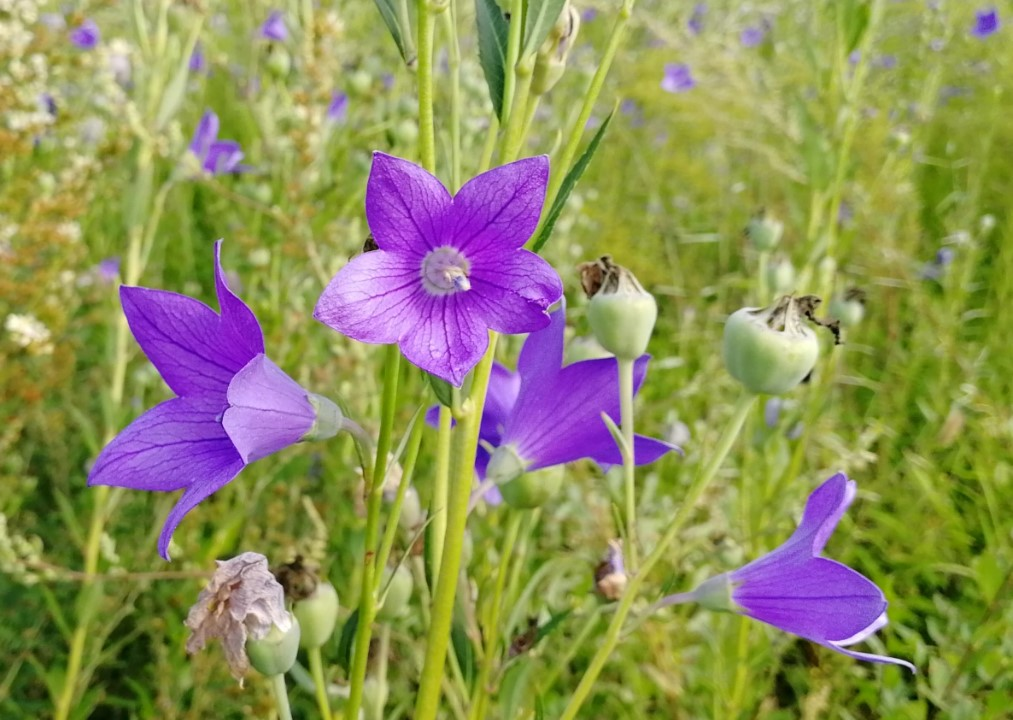
#> input picture 苍穹3号程序20261030/知觉分类模块/神经网络分类器/螺旋藻颜色识别/花朵.jpg, 1013 x 720 px
$ python SOM.py
#> lines starting #> are read from the running program, lines starting #| are printed output that depends on the picture
import numpy as np
import matplotlib.pyplot as plt
from PIL import Image

class SelfOrganizingMap:
    def __init__(self, dimensions, map_size, learning_rate=0.5, radius=1.0):
        self.dimensions = dimensions  # 输入数据维度
        self.map_size = map_size  # 网络大小，例如(10, 10)
        self.learning_rate = learning_rate
        self.radius = radius
        self.weights = np.random.rand(map_size[0], map_size[1], dimensions)

    def _find_bmu(self, sample):
        """ 找到最佳匹配单元 """
        bmu_index = None
        min_distance = float('inf')
        for i in range(self.map_size[0]):
            for j in range(self.map_size[1]):
                distance = np.linalg.norm(sample - self.weights[i, j])
                if distance < min_distance:
                    min_distance = distance
                    bmu_index = (i, j)
        return bmu_index

    def train(self, data, epochs):
        """ 训练SOM """
        for epoch in range(epochs):
            for sample in data:
                bmu_index = self._find_bmu(sample)
                for i in range(self.map_size[0]):
                    for j in range(self.map_size[1]):
                        if np.linalg.norm(np.array(bmu_index) - np.array([i, j])) <= self.radius:
                            self.weights[i, j] += self.learning_rate * (sample - self.weights[i, j])

    def get_bmu_indices(self, data):
        """ 获取每个样本的最佳匹配单元索引 """
        bmu_indices = []
        for sample in data:
            bmu_index = self._find_bmu(sample)
            bmu_indices.append(bmu_index)
        return bmu_indices

def load_image_pixels(image_path, new_size):
    """ 加载图像并提取像素值，同时调整图像大小 """
#> called with image_path = '花朵.jpg', new_size = (100, 100)
    image = Image.open(image_path).convert('RGB')
#> image is the input picture: PIL image 1013x720 RGB; mean R, G, B 142.6, 142.4, 90.6
    image = image.resize(new_size)  # 调整图像大小
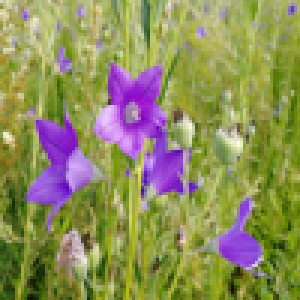
#> image: PIL image 100x100 RGB (shown 3 times larger); mean R, G, B 142.6, 142.4, 90.6
    pixels = np.array(image)
    return pixels

def visualize_som(bmu_indices, pixels):
    """ 可视化 SOM 聚类结果 """
    height, width, _ = pixels.shape

    # 检查像素数量与 BMU 索引数量是否匹配
    if len(bmu_indices) != height * width:
        raise ValueError(f"像素数量 ({height * width}) 与 BMU 索引数量 ({len(bmu_indices)}) 不匹配")

    # 将每个像素映射到其对应的 BMU
    bmu_grid = np.zeros((height, width, 2), dtype=int)
    index = 0
    for i in range(height):
        for j in range(width):
            bmu_grid[i, j] = bmu_indices[index]
            index += 1

    # 绘制 SOM 权重分布
    plt.figure(figsize=(10, 8))
    plt.imshow(pixels)

    # 在图像上绘制 BMU 索引
    for i in range(height):
        for j in range(width):
            plt.text(j, i, f"{bmu_grid[i, j]}", color='white', fontsize=6, ha='center', va='center')

    plt.title("SOM Visualization")
    plt.axis('off')
    plt.show()

# 读取图像并提取像素值
image_path = '花朵.jpg'
new_size = (100, 100)  # 设置新的图像大小
pixels = load_image_pixels(image_path, new_size)

# 创建并训练 SOM
som = SelfOrganizingMap(dimensions=3, map_size=(5, 5))
som.train(pixels.reshape(-1, 3), epochs=3)  # 将像素数据重塑为二维数组

# 获取每个像素的最佳匹配单元索引
bmu_indices = som.get_bmu_indices(pixels.reshape(-1, 3))
#> the loop in get_bmu_indices, `for sample in data:` made 10000 passes
#> (sample, bmu_index) on passes 1 to 3: ([219, 213, 177], (4, 0)), ([201, 197, 156], (4, 0)), ([222, 216, 181], (4, 0))
#> after the loop in get_bmu_indices, `for sample in data:`: bmu_indices = 10000 pairs, first value 0 to 4, second value 0 to 4

# 可视化结果
visualize_som(bmu_indices, pixels)
#> after the loop in visualize_som, `for i in range(height):`: index = 10000
